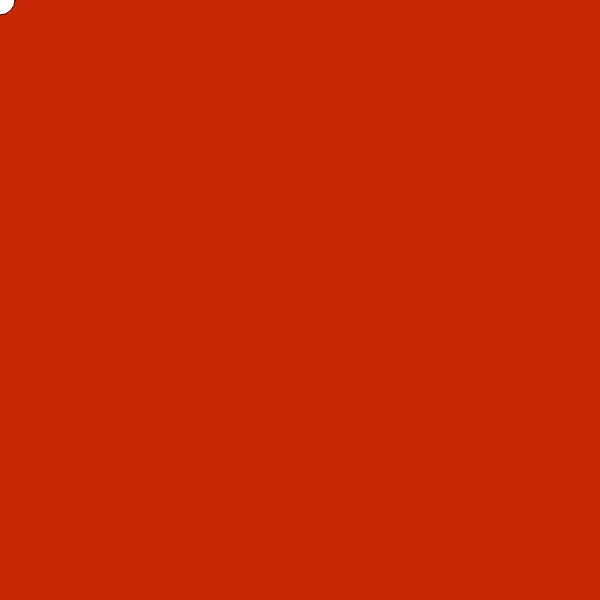
Frame 1 (no input)
Frame 60 (no input): identical to frame 1, image omitted
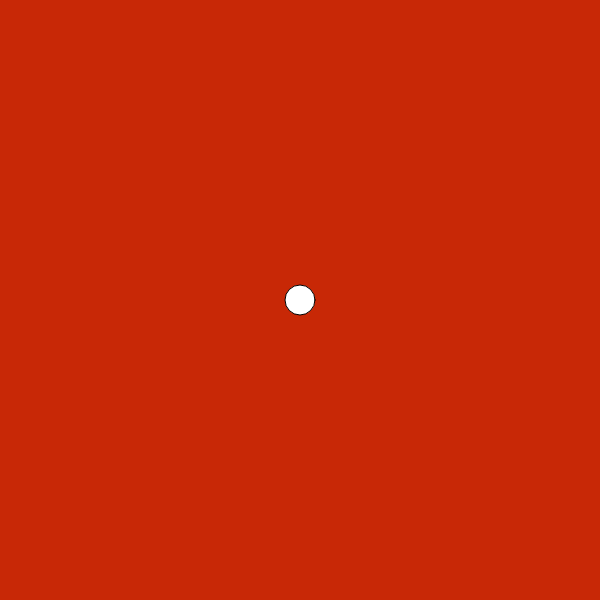
Frame 120 (the mouse pressed at the canvas centre since frame 60)

The p5.js sketch that drew these frames (run headless with seeded random() and noise() and a simulated clock; from frame 60 on, the mouse is pressed at the canvas centre):

// p5.js sketch
// ── sketch.js
function setup() {
createCanvas(600,600);

}

function draw() {
// by moving background to draw function, it overwrites the background every frame.
background(200,40,6);
ellipse(mouseX,mouseY,30,30);

}
